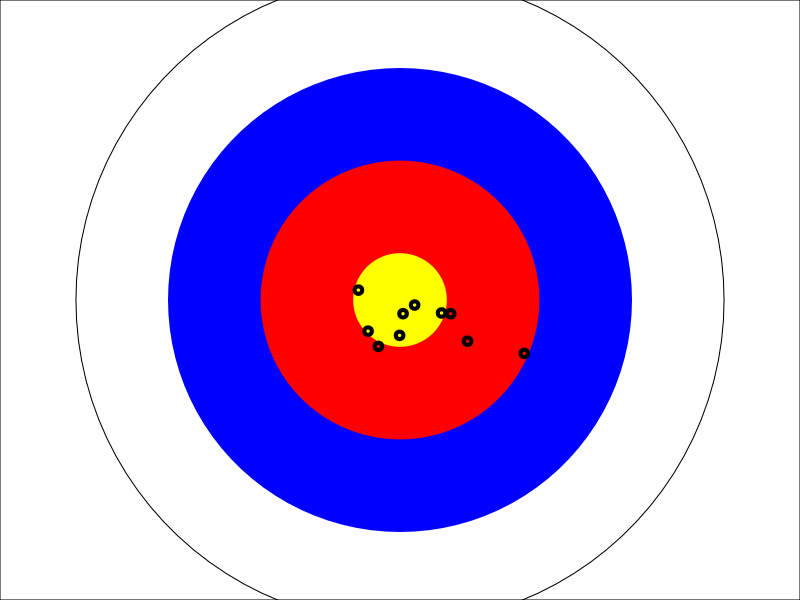
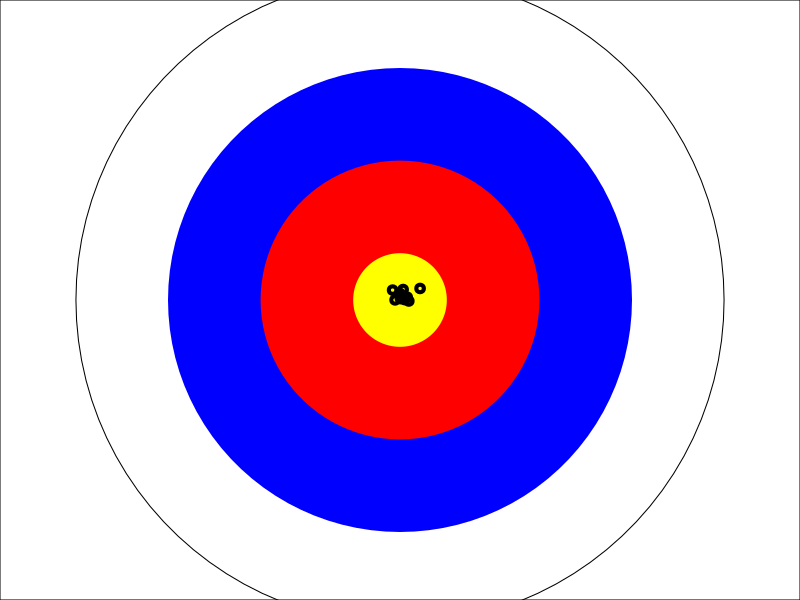
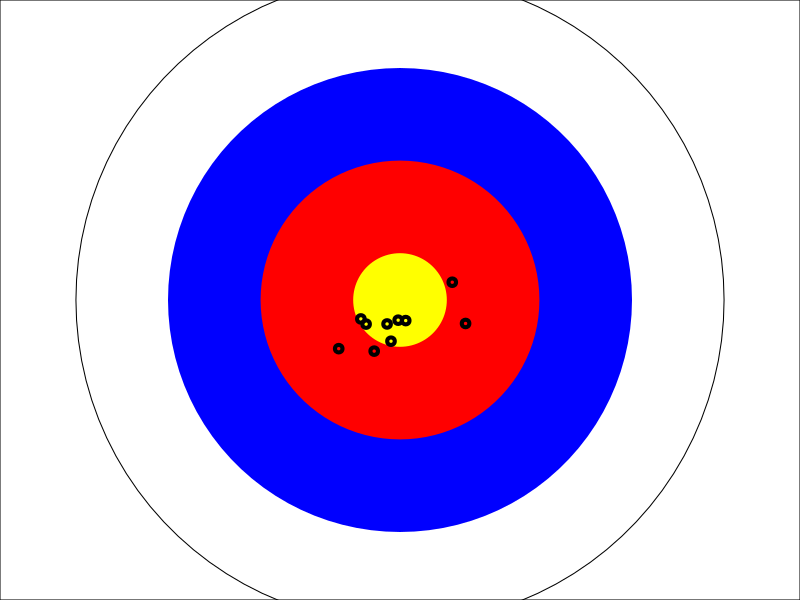
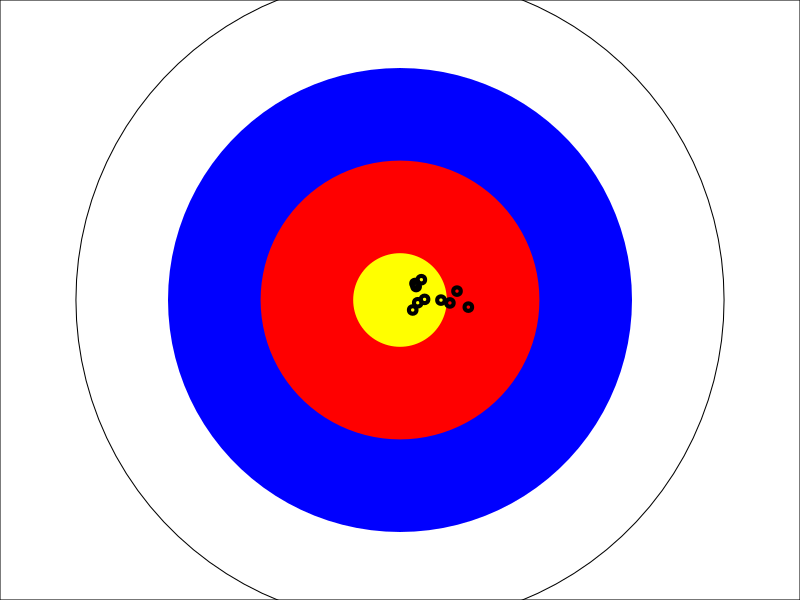
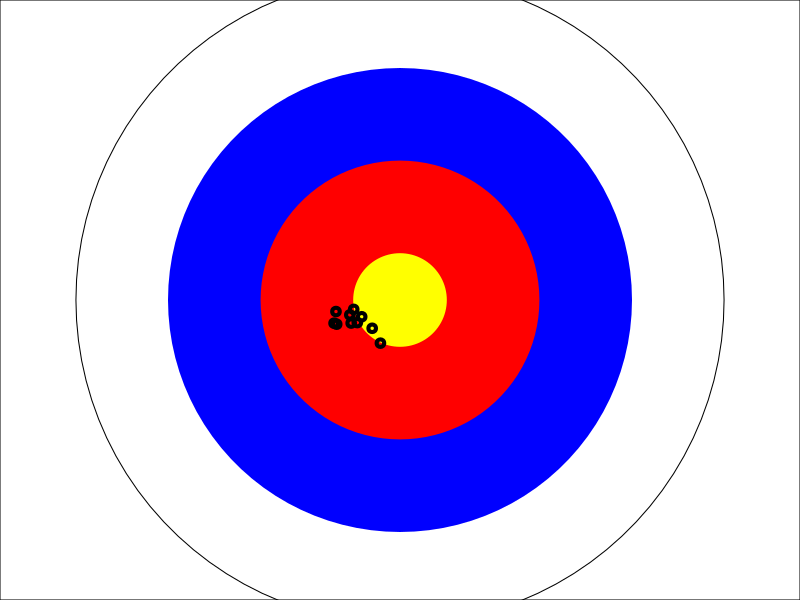
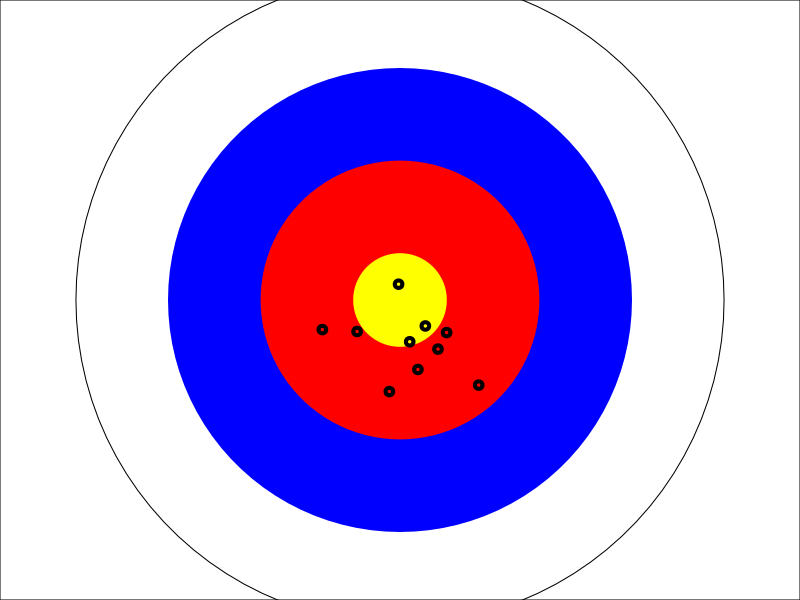
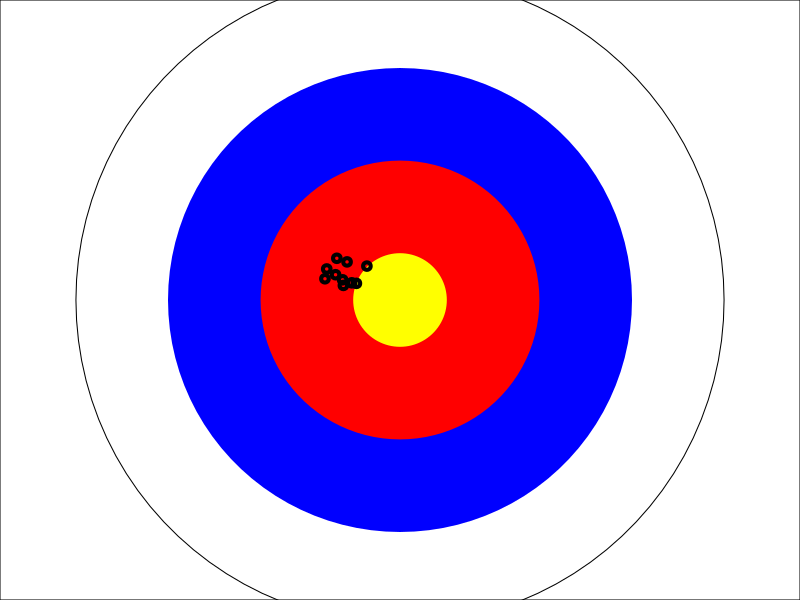
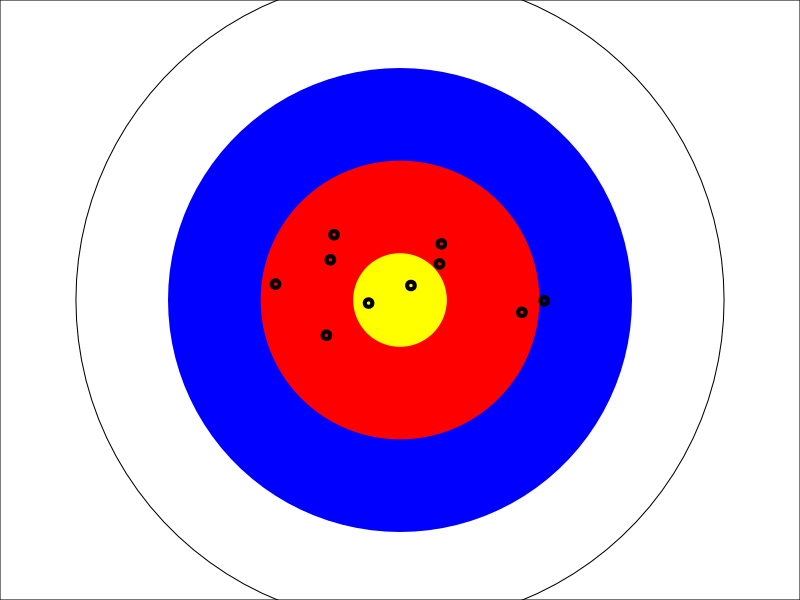

Write the R code that produced these figures, in order.
## ---- chunk 1
# target practice
# install.packages("plotrix")
library("plotrix")

for(i in 1:30) {

par(mar = c(0,0,0,0))  
  
plot(-4:4,-4:4,
     type = "n",
     xlab = "",
     ylab = "",
     main = "",
     xaxt = "n", 
     yaxt = "n")

# Draw target
draw.circle(0,0, 3.5, border= "black")
draw.circle(0,0, 2.5, border= "blue",
                      col   = "blue")
draw.circle(0,0, 1.5, border= "red", 
                      col   = "red")
draw.circle(0,0,  .5, border= "yellow", 
                      col   = "yellow")

# shoot
n           = 10  # how many times to shoot
imprecision = runif(1,0,1)  # how imprecise do we shoot
inaccuracy  = runif(1,0,1)  # how inacurate do we shoot

x = rnorm(n,0,imprecision) +
    rnorm(1,0,inaccuracy)
y = rnorm(n,0,imprecision) +
    rnorm(1,0,inaccuracy)

lines(x,y, type="p", col="black", lwd=4)

}
